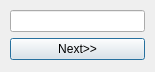
<?xml version="1.0" encoding="UTF-8"?>
<ui version="4.0">
 <class>enter_number</class>
 <widget class="QDialog" name="enter_number">
  <property name="geometry">
   <rect>
    <x>0</x>
    <y>0</y>
    <width>155</width>
    <height>72</height>
   </rect>
  </property>
  <property name="windowTitle">
   <string>Dialog</string>
  </property>
  <widget class="QWidget" name="">
   <property name="geometry">
    <rect>
     <x>10</x>
     <y>10</y>
     <width>135</width>
     <height>51</height>
    </rect>
   </property>
   <layout class="QVBoxLayout" name="verticalLayout">
    <item>
     <widget class="QLineEdit" name="enter_number_2"/>
    </item>
    <item>
     <widget class="QPushButton" name="enter_number_button">
      <property name="text">
       <string>Next&gt;&gt;</string>
      </property>
     </widget>
    </item>
   </layout>
  </widget>
 </widget>
 <resources/>
 <connections>
  <connection>
   <sender>enter_number_button</sender>
   <signal>clicked()</signal>
   <receiver>enter_number</receiver>
   <slot>close()</slot>
   <hints>
    <hint type="sourcelabel">
     <x>87</x>
     <y>50</y>
    </hint>
    <hint type="destinationlabel">
     <x>100</x>
     <y>64</y>
    </hint>
   </hints>
  </connection>
 </connections>
</ui>
